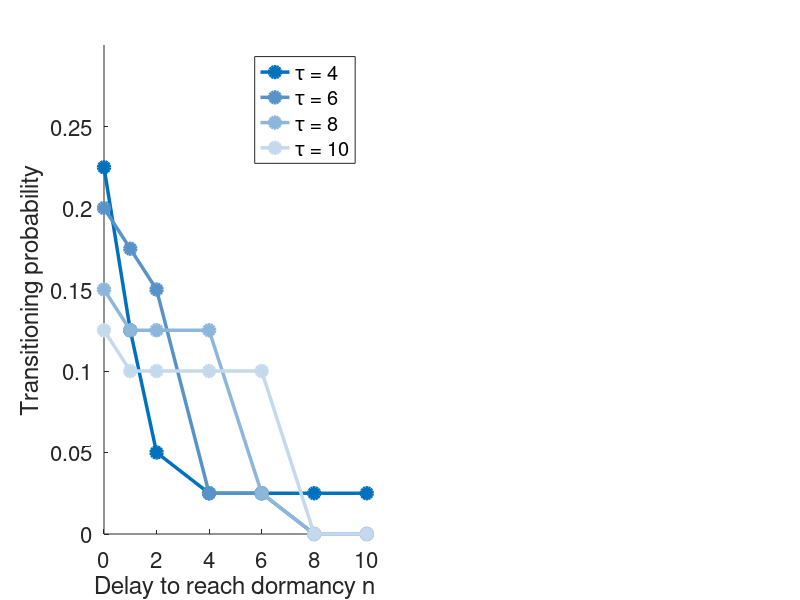

MATLAB code to generate this figure: (Note: this script raises an error after producing the figure.)
% In this script we plot the optimal switching for delayed dormancy
% which we computed from find_optmal_stoch and refine_opt_stoch
clc
clear
load Data/stoch_opt_refined.mat
load Data/opt_fitness.mat
load Data/parameters.mat
%%
% order of dimensions is environment, k, delay, x y
delays = pars.delays;
%% Plot delay 0 against k and mu
ms = 8;
lt = '-o';
lw = 2.5; %linewidth
% colors
b1 = [0, 0.4470, 0.7410];
b2 = [87, 147, 201]/255;
b3 = [140, 183, 218]/255;
b4 = [196, 218, 236]/255;
stoch_temp = stoch_temp_new;

figure('Position', [450 400 920 370])
k_index = 3; % we plot this figure for kappa = max-2
subplot(1,2,1)
temp = reshape(stoch_temp(:,k_index,:,1), [6, 7]);

hold on

plot(delays, temp(2,:), lt, 'LineWidth', lw, 'Color', b1, 'MarkerSize', ms, ...
    'MarkerEdgeColor', b1, 'MarkerFaceColor', b1)
plot(delays, temp(3,:), lt, 'LineWidth', lw, 'Color', b2, 'MarkerSize', ms, ...
    'MarkerEdgeColor', b2, 'MarkerFaceColor', b2)
plot(delays, temp(4,:), lt, 'LineWidth', lw, 'Color', b3, 'MarkerSize', ms, ...
    'MarkerEdgeColor', b3, 'MarkerFaceColor', b3)
plot(delays, temp(5,:), lt, 'LineWidth', lw, 'Color', b4, 'MarkerSize', ms, ...
    'MarkerEdgeColor', b4, 'MarkerFaceColor', b4)

legend('\tau = 4', '\tau = 6','\tau = 8', '\tau = 10')
xlabel('Delay to reach dormancy n')
ylabel('Transitioning probability')
set(gca, 'Fontsize', 16)
ylim([0 .3])
xlim([0, 10])
ax = gca;
ax.XTick = delays;
ax.XTickLabels = delays;
title('Optimal transitioning (x*)')
grid on

subplot(1,2,2)
o1 = [200, 91, 45]/255;
o2 = [210, 122, 80]/255;
o3 = [219 155 122]/255;
o4 = [231 188 166]/255;
o5 = [243 223 210]/255;
temp_opt = reshape(opt_fitness(:,k_index,:), [6, 7]);

%L_opt = zeros(n_env, n_k, n_delays);
hold on
plot(delays, temp_opt(2,:), lt, 'LineWidth', lw, 'Color', o1, 'MarkerSize', ms, ...
    'MarkerEdgeColor', o1, 'MarkerFaceColor', o1)
plot(delays, temp_opt(3,:), lt, 'LineWidth', lw, 'Color', o2, 'MarkerSize', ms, ...
    'MarkerEdgeColor', o2, 'MarkerFaceColor', o2)
plot(delays, temp_opt(4,:), lt, 'LineWidth', lw, 'Color', o3, 'MarkerSize', ms, ...
    'MarkerEdgeColor', o3, 'MarkerFaceColor', o3)
plot(delays, temp_opt(5,:), lt, 'LineWidth', lw, 'Color', o4, 'MarkerSize', ms, ...
    'MarkerEdgeColor', o4, 'MarkerFaceColor', o4)
legend('\tau = 4', '\tau = 6','\tau = 8', '\tau = 10')
xlabel('Delay to reach dormancy n')
ylabel('Expected Lyapunov exponent')
set(gca, 'Fontsize', 16)
ylim([0 .15])
xlim([0, 10])
ax = gca;
ax.XTick = delays;
ax.XTickLabels = delays;
title('Optimal fitness')
grid on
